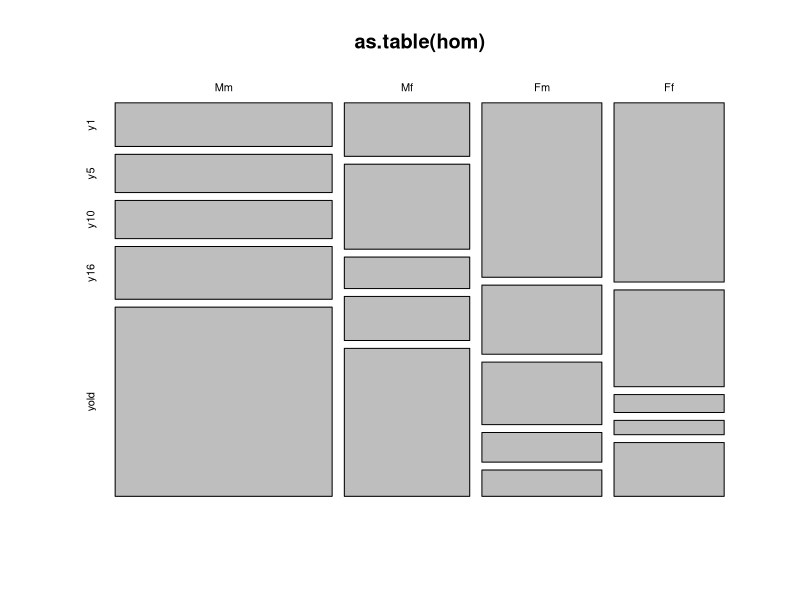
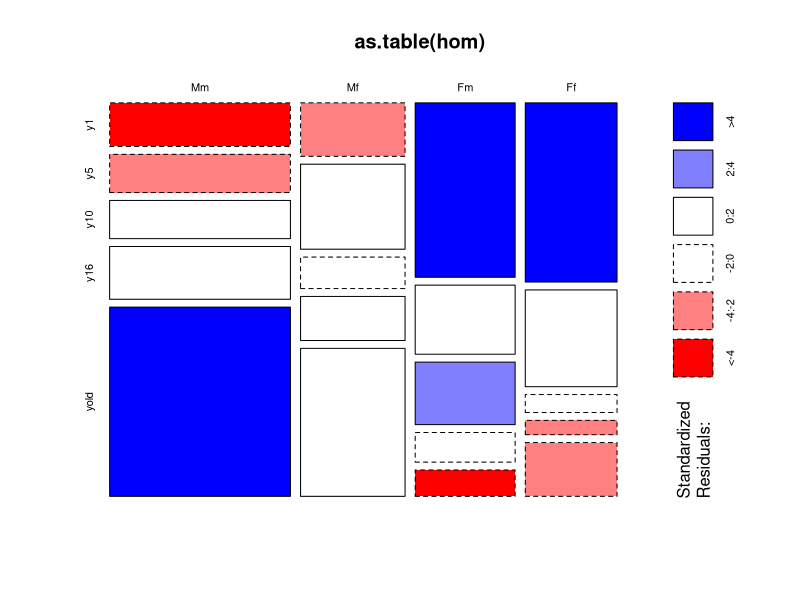

Source code (R) for these figures, in order: (Note: this script raises an error after producing the figures.)
###############################################
## Day 4: homicides
###############################################
hom<-matrix(c(24,17,53,50,21,27,21,27,21,10,19,5,29,14,9,4,104,47,8,15),nrow=4,dimnames=list(c("Mm","Mf","Fm","Ff"),c("y1","y5","y10","y16","yold")))
hom
chisq.test(hom)
chi1<-chisq.test(hom)
chi1
summary(chi1)
round(chi1$residuals)
addmargins(as.table(hom))
mosaicplot(as.table(hom))
mosaicplot(as.table(hom),shade=TRUE)
fisher.test(hom)

hom2<-hom[,-4]
hom2[,3]<-hom2[,3]+hom[,4]
hom2
dimnames(hom2)[[2]]<-c( "y1","y5","y10y16","yold")
mosaicplot(as.table(hom2),shade=TRUE)
